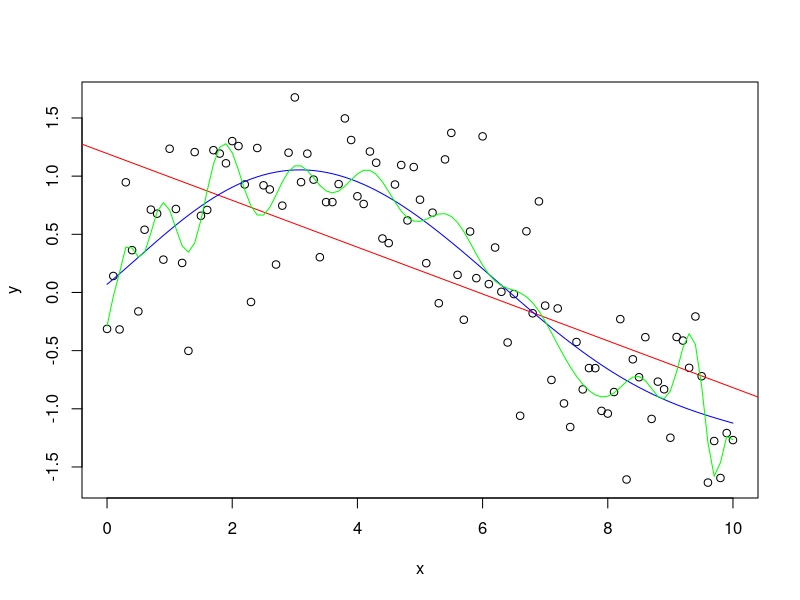
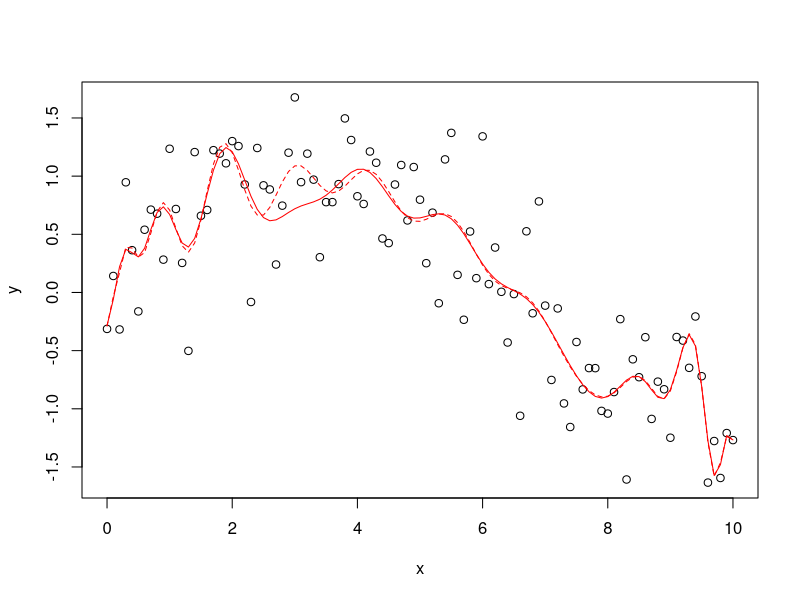
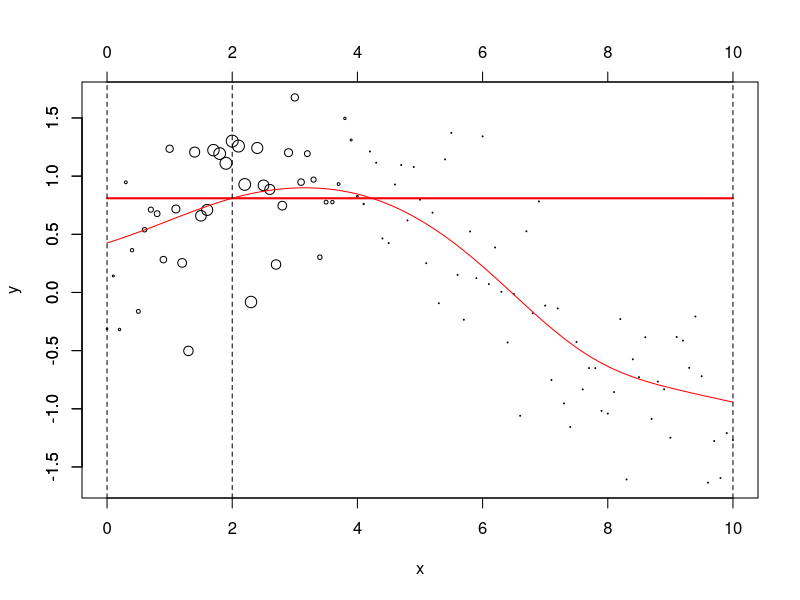
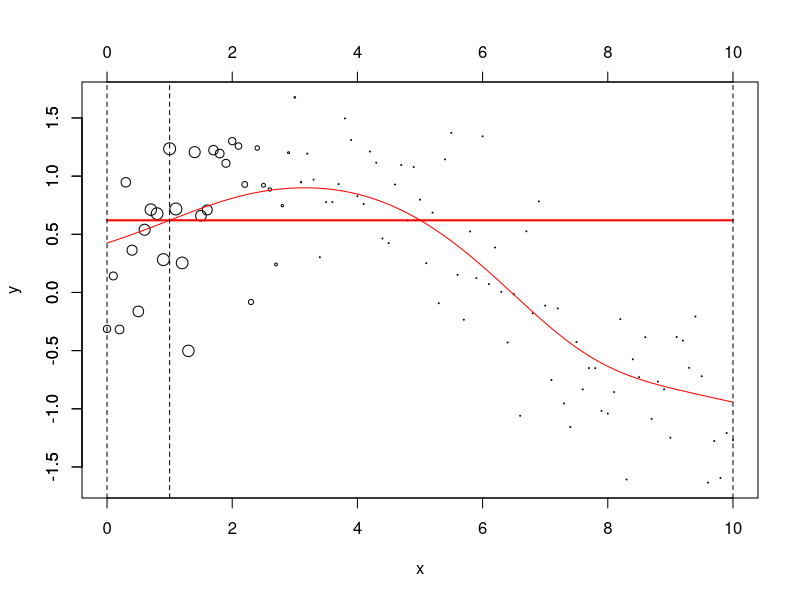
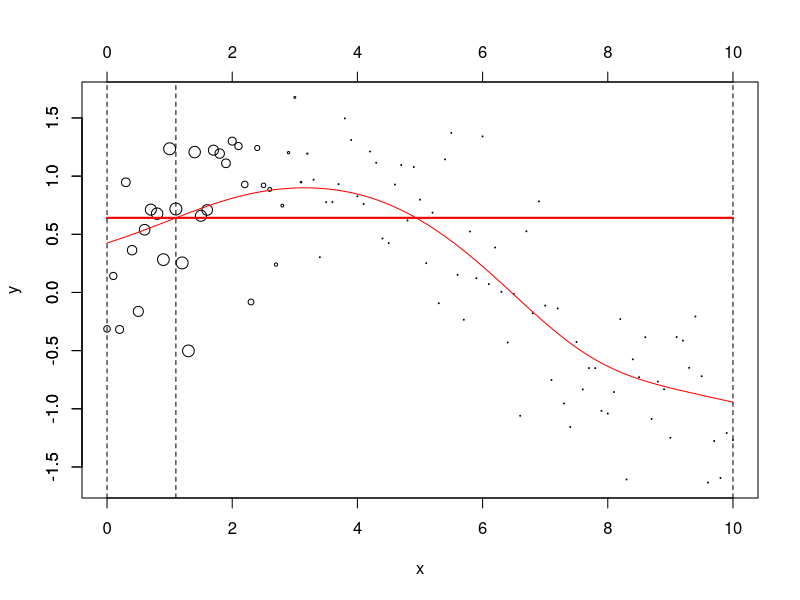
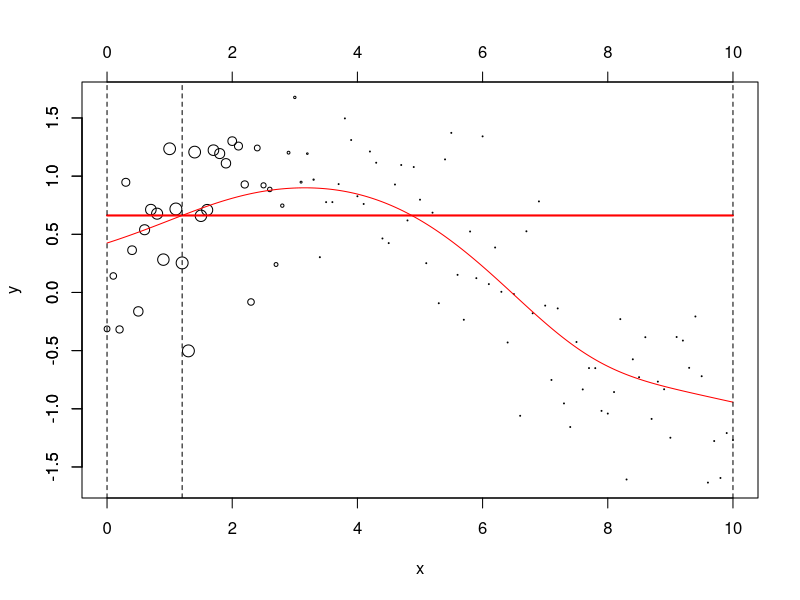
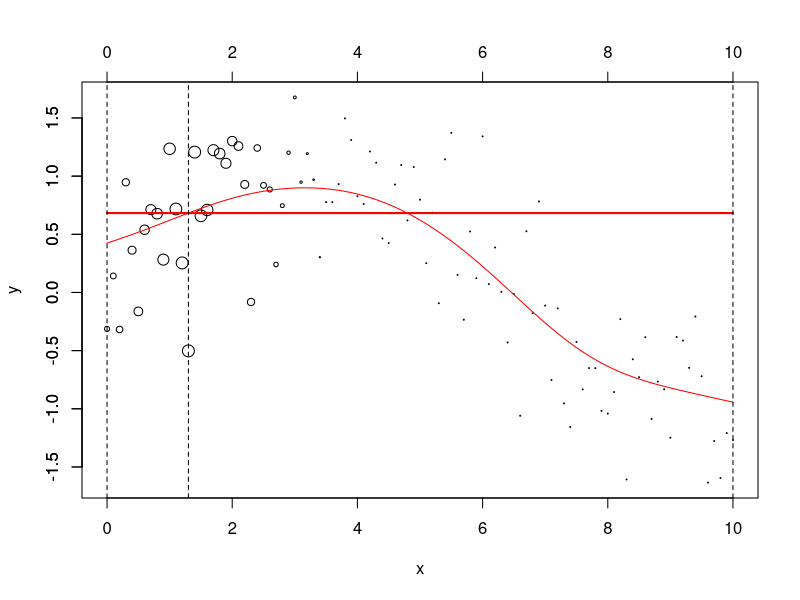
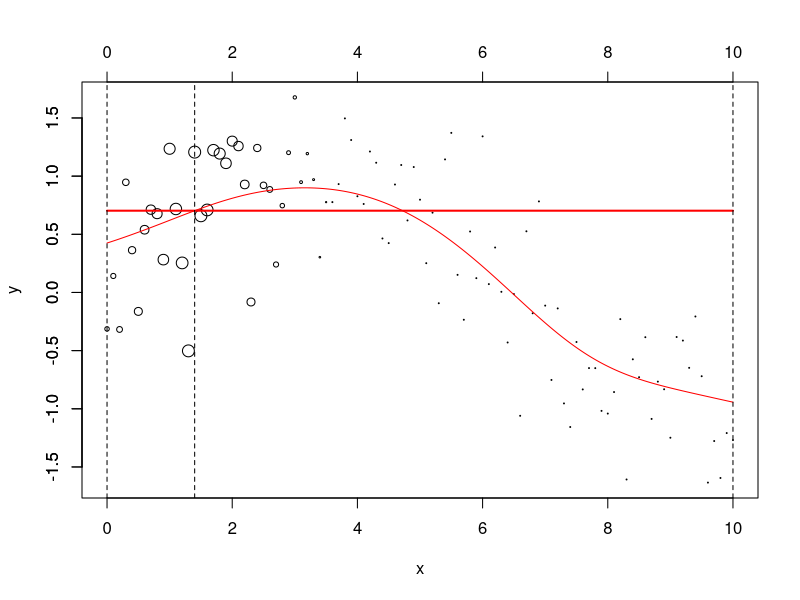

Write the R code that produced these figures, in order. (Note: this script raises an error after producing the figures.)
# Description : heuristics about local regression and kernel smoothing
# Website : http://freakonometrics.hypotheses.org/9182

# Generate Random data
set.seed(1)
n=10
xr = seq(0,n,by=.1)
yr = sin(xr/2)+rnorm(length(xr))/2
db = data.frame(x=xr,y=yr)
plot(db)

# Run regression
reg = lm(y ~ x,data=db)
abline(reg,col="red")

# Regression with x^5 polynomial
reg=lm(y~poly(x,5),data=db)
lines(xr,predict(reg),col="blue")

# Regression with x^25 polynomial
reg=lm(y~poly(x,25),data=db)
lines(xr,predict(reg),col="green")

# Local Regression with x^25 polynomial
plot(db)
attach(db)
lines(xr,predict(reg),col="red",lty=2)
yrm=yr;yrm[31]=yr[31]-2 
regm=lm(yrm~poly(xr,25)) 
lines(xr,predict(regm),col="red")

fitloc0 = function(x0){
  w=dnorm((xr-x0))
  reg=lm(y~1,data=db,weights=w)
  return(predict(reg,newdata=data.frame(x=x0)))
}

ul=seq(0,10,by=.01)
vl0=Vectorize(fitloc0)(ul)
u0=seq(-2,7,by=.01)
linearlocalconst=function(x0){
  w=dnorm((xr-x0))
  plot(db,cex=abs(w)*4)
  lines(ul,vl0,col="red")
  axis(3)
  axis(2)
  reg=lm(y~1,data=db,weights=w)
  u=seq(0,10,by=.02)
  v=predict(reg,newdata=data.frame(x=u))
  lines(u,v,col="red",lwd=2)
  abline(v=c(0,x0,10),lty=2)
}
linearlocalconst(2)

vx0=seq(1,9,by=.1)
vx0=c(vx0,rev(vx0))
graphloc=function(i){
  name=paste("local-reg-",100+i,".png",sep="")
  png(name,600,400)
  linearlocalconst(vx0[i])
}

for(i in 1:length(vx0)) graphloc(i)
# Run the following on the command line to get a single image
# convert -delay 25 local-reg-1*.png local-reg.gif

# First degree local rgeression function
fitloc1 = function(x0){
  w=dnorm((xr-x0))
  reg=lm(y~poly(x,degree=1),data=db,weights=w)
  return(predict(reg,newdata=data.frame(x=x0)))}

# 2nd degree local rgeression function
fitloc2 = function(x0){
  w=dnorm((xr-x0))
  reg=lm(y~poly(x,degree=2),data=db,weights=w)
  return(predict(reg,newdata=data.frame(x=x0)))}
